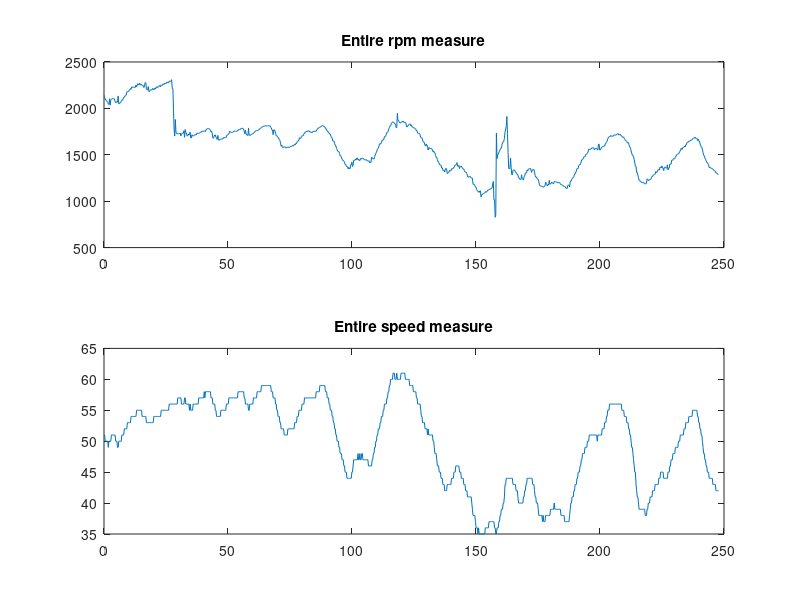
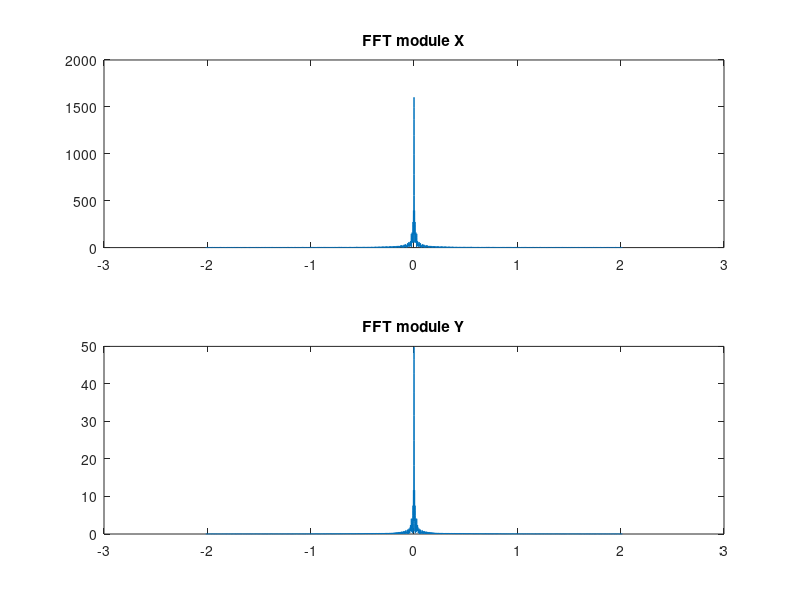

Reproduce these figures in MATLAB, in order.
% this measures are taken with Tc not fixed and should be 1000 samples
% jenny

clear
clc
close all

% Get data from the txt file created by phone

X = load('27-12-17_12-25-10_rpm_measure_converted.txt');

Y = load('27-12-17_12-25-10_speed_measure_converted.txt');

if (size(X,1)~=size(Y,1))
    display('Different number of samples');
    return
end

L = size(X,1);          % number of samples
Ts = 0.248;             % sampling period, in s (approx.)
fs = 1/Ts;          
t = (0:L-1)*Ts;         % Time vector

figure(1)
subplot(2,1,1)
plot(t,X)
title('Entire rpm measure')

figure(1)
subplot(2,1,2)
plot(t,Y)
title('Entire speed measure')

% Compute spectrum

NFFT = 10*numel(X);

f = linspace(-fs/2,fs/2,NFFT);

Xfft = fft(X,NFFT)/L;
figure (2)
subplot(2,1,1)
plot(f,fftshift(((abs(Xfft)))))
title ('FFT module X');

Yfft = fft(Y,NFFT)/L;
figure (2)
subplot(2,1,2)
plot(f,fftshift(((abs(Yfft)))))
title ('FFT module Y');